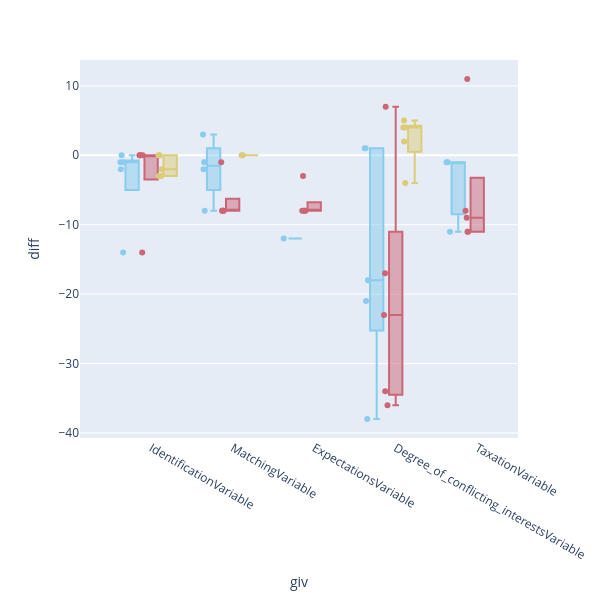

This figure's notebook cell:
### Code cell
color_palette = px.colors.qualitative.Safe
fig = px.box(DATA_VIS[DATA_VIS.giv.isin(neg_dif)], 
             x="giv", y="diff", color="th", points='all',
             color_discrete_sequence=color_palette)
fig.update_layout(yaxis={'categoryorder': 'total descending'})
fig.update_layout(width=600, height=600, showlegend=False)
fig.write_image("../visualisations/llm_neg_diff_giv_all.pdf", format='pdf')

fig.show()

### Figure 1 — Plotly figure (JSON) as saved in the notebook; plotly's stock layout.template omitted (floating-point values rounded to 4 significant figures)
{"data": [{"alignmentgroup": "True", "boxpoints": "all", "hovertemplate": "th=regular<br>giv=%{x}<br>diff=%{y}<extra></extra>", "legendgroup": "regular", "marker": {"color": "rgb(136, 204, 238)"}, "name": "regular", "notched": false, "offsetgroup": "regular", "orientation": "v", "showlegend": true, "type": "box", "x": ["IdentificationVariable", "IdentificationVariable", "IdentificationVariable", "IdentificationVariable", "IdentificationVariable", "MatchingVariable", "MatchingVariable", "MatchingVariable", "MatchingVariable", "ExpectationsVariable", "Degree_of_conflicting_interestsVariable", "Degree_of_conflicting_interestsVariable", "Degree_of_conflicting_interestsVariable", "Degree_of_conflicting_interestsVariable", "Degree_of_conflicting_interestsVariable", "TaxationVariable", "TaxationVariable", "TaxationVariable"], "x0": " ", "xaxis": "x", "y": [-1, 0, -2, -14, -1, -8, -1, 3, -2, -12, -38, -18, -21, 1, 1, -11, -1, -1], "y0": " ", "yaxis": "y"}, {"alignmentgroup": "True", "boxpoints": "all", "hovertemplate": "th=study_mod<br>giv=%{x}<br>diff=%{y}<extra></extra>", "legendgroup": "study_mod", "marker": {"color": "rgb(204, 102, 119)"}, "name": "study_mod", "notched": false, "offsetgroup": "study_mod", "orientation": "v", "showlegend": true, "type": "box", "x": ["IdentificationVariable", "IdentificationVariable", "IdentificationVariable", "IdentificationVariable", "IdentificationVariable", "MatchingVariable", "MatchingVariable", "MatchingVariable", "MatchingVariable", "MatchingVariable", "ExpectationsVariable", "ExpectationsVariable", "ExpectationsVariable", "ExpectationsVariable", "ExpectationsVariable", "Degree_of_conflicting_interestsVariable", "Degree_of_conflicting_interestsVariable", "Degree_of_conflicting_interestsVariable", "Degree_of_conflicting_interestsVariable", "Degree_of_conflicting_interestsVariable", "TaxationVariable", "TaxationVariable", "TaxationVariable", "TaxationVariable", "TaxationVariable"], "x0": " ", "xaxis": "x", "y": [0, -14, 0, 0, 0, -1, -8, -8, -8, -8, -8, -3, -8, -8, -8, 7, -36, -34, -23, -17, -11, 11, -8, -9, -11], "y0": " ", "yaxis": "y"}, {"alignmentgroup": "True", "boxpoints": "all", "hovertemplate": "th=var_mod<br>giv=%{x}<br>diff=%{y}<extra></extra>", "legendgroup": "var_mod", "marker": {"color": "rgb(221, 204, 119)"}, "name": "var_mod", "notched": false, "offsetgroup": "var_mod", "orientation": "v", "showlegend": true, "type": "box", "x": ["IdentificationVariable", "IdentificationVariable", "IdentificationVariable", "IdentificationVariable", "IdentificationVariable", "MatchingVariable", "MatchingVariable", "Degree_of_conflicting_interestsVariable", "Degree_of_conflicting_interestsVariable", "Degree_of_conflicting_interestsVariable", "Degree_of_conflicting_interestsVariable", "Degree_of_conflicting_interestsVariable"], "x0": " ", "xaxis": "x", "y": [0, -2, -3, -3, 0, 0, 0, -4, 5, 2, 4, 4], "y0": " ", "yaxis": "y"}], "layout": {"boxmode": "group", "height": 600, "legend": {"title": {"text": "th"}, "tracegroupgap": 0}, "margin": {"t": 60}, "showlegend": false, "width": 600, "xaxis": {"anchor": "y", "domain": [0, 1], "title": {"text": "giv"}}, "yaxis": {"anchor": "x", "categoryorder": "total descending", "domain": [0, 1], "title": {"text": "diff"}}}}
